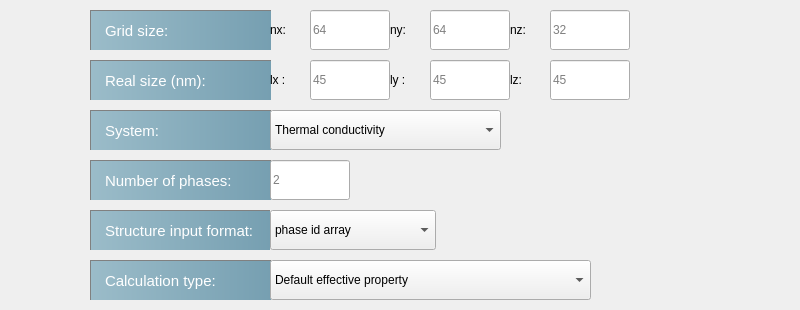
      <widget class="QWidget" name="widget" native="true">
       <property name="geometry">
        <rect>
         <x>1</x>
         <y>4</y>
         <width>800</width>
         <height>310</height>
        </rect>
       </property>
       <property name="minimumSize">
        <size>
         <width>800</width>
         <height>310</height>
        </size>
       </property>
       <property name="maximumSize">
        <size>
         <width>800</width>
         <height>310</height>
        </size>
       </property>
       <widget class="QLineEdit" name="lz_LE">
        <property name="geometry">
         <rect>
          <x>550</x>
          <y>60</y>
          <width>80</width>
          <height>40</height>
         </rect>
        </property>
        <property name="minimumSize">
         <size>
          <width>80</width>
          <height>40</height>
         </size>
        </property>
        <property name="maximumSize">
         <size>
          <width>80</width>
          <height>40</height>
         </size>
        </property>
        <property name="placeholderText">
         <string>45</string>
        </property>
       </widget>
       <widget class="QLabel" name="label_2">
        <property name="geometry">
         <rect>
          <x>90</x>
          <y>10</y>
          <width>181</width>
          <height>40</height>
         </rect>
        </property>
        <property name="minimumSize">
         <size>
          <width>80</width>
          <height>0</height>
         </size>
        </property>
        <property name="font">
         <font>
          <family>Arial</family>
          <pointsize>11</pointsize>
          <weight>50</weight>
          <italic>false</italic>
          <bold>false</bold>
         </font>
        </property>
        <property name="styleSheet">
         <string notr="true">QLabel{
	background-color: qlineargradient(spread:pad, x1:0, y1:0, x2:1, y2:0, stop:0 rgba(155, 188, 201, 255), stop:1 rgba(118, 159, 177, 255))	;
	padding:5px 10px;
	color:white;
border-left: 1px solid gray;
border-top:1px solid gray;
qproperty-alignment: AlignCenter;

width:180px;
height:40px;
}

</string>
        </property>
        <property name="text">
         <string>Grid size: </string>
        </property>
       </widget>
       <widget class="QLabel" name="label_9">
        <property name="geometry">
         <rect>
          <x>270</x>
          <y>10</y>
          <width>40</width>
          <height>40</height>
         </rect>
        </property>
        <property name="minimumSize">
         <size>
          <width>40</width>
          <height>40</height>
         </size>
        </property>
        <property name="maximumSize">
         <size>
          <width>40</width>
          <height>40</height>
         </size>
        </property>
        <property name="toolTip">
         <string>Integer, unit of 1, number of grid points in x</string>
        </property>
        <property name="text">
         <string>nx:</string>
        </property>
       </widget>
       <widget class="QLabel" name="label_10">
        <property name="geometry">
         <rect>
          <x>390</x>
          <y>10</y>
          <width>40</width>
          <height>40</height>
         </rect>
        </property>
        <property name="minimumSize">
         <size>
          <width>40</width>
          <height>40</height>
         </size>
        </property>
        <property name="maximumSize">
         <size>
          <width>40</width>
          <height>40</height>
         </size>
        </property>
        <property name="toolTip">
         <string>Integer, unit of 1, number of grid points in y</string>
        </property>
        <property name="text">
         <string>ny:</string>
        </property>
       </widget>
       <widget class="QLineEdit" name="ny_LE">
        <property name="geometry">
         <rect>
          <x>430</x>
          <y>10</y>
          <width>80</width>
          <height>40</height>
         </rect>
        </property>
        <property name="minimumSize">
         <size>
          <width>80</width>
          <height>40</height>
         </size>
        </property>
        <property name="maximumSize">
         <size>
          <width>80</width>
          <height>40</height>
         </size>
        </property>
        <property name="placeholderText">
         <string>64</string>
        </property>
       </widget>
       <widget class="QLineEdit" name="nx_LE">
        <property name="geometry">
         <rect>
          <x>310</x>
          <y>10</y>
          <width>80</width>
          <height>40</height>
         </rect>
        </property>
        <property name="minimumSize">
         <size>
          <width>80</width>
          <height>40</height>
         </size>
        </property>
        <property name="maximumSize">
         <size>
          <width>80</width>
          <height>40</height>
         </size>
        </property>
        <property name="placeholderText">
         <string>64</string>
        </property>
       </widget>
       <widget class="QLineEdit" name="nz_LE">
        <property name="geometry">
         <rect>
          <x>550</x>
          <y>10</y>
          <width>80</width>
          <height>40</height>
         </rect>
        </property>
        <property name="minimumSize">
         <size>
          <width>80</width>
          <height>40</height>
         </size>
        </property>
        <property name="maximumSize">
         <size>
          <width>80</width>
          <height>40</height>
         </size>
        </property>
        <property name="placeholderText">
         <string>32</string>
        </property>
       </widget>
       <widget class="QLabel" name="label_11">
        <property name="geometry">
         <rect>
          <x>510</x>
          <y>10</y>
          <width>40</width>
          <height>40</height>
         </rect>
        </property>
        <property name="minimumSize">
         <size>
          <width>40</width>
          <height>40</height>
         </size>
        </property>
        <property name="maximumSize">
         <size>
          <width>40</width>
          <height>40</height>
         </size>
        </property>
        <property name="toolTip">
         <string>Integer, unit of 1, number of grid points in z</string>
        </property>
        <property name="text">
         <string>nz:</string>
        </property>
       </widget>
       <widget class="QLabel" name="label_3">
        <property name="geometry">
         <rect>
          <x>90</x>
          <y>60</y>
          <width>181</width>
          <height>40</height>
         </rect>
        </property>
        <property name="font">
         <font>
          <family>Arial</family>
          <pointsize>11</pointsize>
          <weight>50</weight>
          <italic>false</italic>
          <bold>false</bold>
         </font>
        </property>
        <property name="styleSheet">
         <string notr="true">QLabel{
	background-color: qlineargradient(spread:pad, x1:0, y1:0, x2:1, y2:0, stop:0 rgba(155, 188, 201, 255), stop:1 rgba(118, 159, 177, 255))	;
	padding:5px 10px;
	color:white;
border-left: 1px solid gray;
border-top:1px solid gray;
qproperty-alignment: AlignCenter;

width:180px;
height:40px;
}

</string>
        </property>
        <property name="text">
         <string>Real size (nm):</string>
        </property>
       </widget>
       <widget class="QLineEdit" name="lx_LE">
        <property name="geometry">
         <rect>
          <x>310</x>
          <y>60</y>
          <width>80</width>
          <height>40</height>
         </rect>
        </property>
        <property name="minimumSize">
         <size>
          <width>80</width>
          <height>40</height>
         </size>
        </property>
        <property name="maximumSize">
         <size>
          <width>80</width>
          <height>40</height>
         </size>
        </property>
        <property name="placeholderText">
         <string>45</string>
        </property>
       </widget>
       <widget class="QLabel" name="label_17">
        <property name="geometry">
         <rect>
          <x>270</x>
          <y>60</y>
          <width>40</width>
          <height>40</height>
         </rect>
        </property>
        <property name="minimumSize">
         <size>
          <width>40</width>
          <height>40</height>
         </size>
        </property>
        <property name="maximumSize">
         <size>
          <width>40</width>
          <height>40</height>
         </size>
        </property>
        <property name="toolTip">
         <string>float number, unit of nm</string>
        </property>
        <property name="text">
         <string>lx :</string>
        </property>
       </widget>
       <widget class="QLabel" name="label_18">
        <property name="geometry">
         <rect>
          <x>390</x>
          <y>60</y>
          <width>40</width>
          <height>40</height>
         </rect>
        </property>
        <property name="minimumSize">
         <size>
          <width>40</width>
          <height>40</height>
         </size>
        </property>
        <property name="maximumSize">
         <size>
          <width>40</width>
          <height>40</height>
         </size>
        </property>
        <property name="toolTip">
         <string>float number, unit of nm</string>
        </property>
        <property name="text">
         <string>ly :</string>
        </property>
       </widget>
       <widget class="QLineEdit" name="ly_LE">
        <property name="geometry">
         <rect>
          <x>430</x>
          <y>60</y>
          <width>80</width>
          <height>40</height>
         </rect>
        </property>
        <property name="minimumSize">
         <size>
          <width>80</width>
          <height>40</height>
         </size>
        </property>
        <property name="maximumSize">
         <size>
          <width>80</width>
          <height>40</height>
         </size>
        </property>
        <property name="placeholderText">
         <string>45</string>
        </property>
       </widget>
       <widget class="QLabel" name="label_19">
        <property name="geometry">
         <rect>
          <x>510</x>
          <y>60</y>
          <width>40</width>
          <height>40</height>
         </rect>
        </property>
        <property name="minimumSize">
         <size>
          <width>40</width>
          <height>40</height>
         </size>
        </property>
        <property name="maximumSize">
         <size>
          <width>40</width>
          <height>40</height>
         </size>
        </property>
        <property name="toolTip">
         <string>float number, unit of nm</string>
        </property>
        <property name="text">
         <string>lz:</string>
        </property>
       </widget>
       <widget class="QLabel" name="label_4">
        <property name="geometry">
         <rect>
          <x>90</x>
          <y>110</y>
          <width>181</width>
          <height>40</height>
         </rect>
        </property>
        <property name="font">
         <font>
          <family>Arial</family>
          <pointsize>11</pointsize>
          <weight>50</weight>
          <italic>false</italic>
          <bold>false</bold>
         </font>
        </property>
        <property name="styleSheet">
         <string notr="true">QLabel{
	background-color: qlineargradient(spread:pad, x1:0, y1:0, x2:1, y2:0, stop:0 rgba(155, 188, 201, 255), stop:1 rgba(118, 159, 177, 255))	;
	padding:5px 10px;
	color:white;
border-left: 1px solid gray;
border-top:1px solid gray;
qproperty-alignment: AlignCenter;

width:180px;
height:40px;
}

</string>
        </property>
        <property name="text">
         <string>System:</string>
        </property>
       </widget>
       <widget class="QComboBox" name="systemCombo">
        <property name="geometry">
         <rect>
          <x>270</x>
          <y>110</y>
          <width>231</width>
          <height>40</height>
         </rect>
        </property>
        <property name="maximumSize">
         <size>
          <width>250</width>
          <height>16777215</height>
         </size>
        </property>
        <property name="currentIndex">
         <number>7</number>
        </property>
        <item>
         <property name="text">
          <string>Elastic</string>
         </property>
        </item>
        <item>
         <property name="text">
          <string>Dielectric</string>
         </property>
        </item>
        <item>
         <property name="text">
          <string>Piezoelectric</string>
         </property>
        </item>
        <item>
         <property name="text">
          <string>Magnetic</string>
         </property>
        </item>
        <item>
         <property name="text">
          <string>Piezomagnetic</string>
         </property>
        </item>
        <item>
         <property name="text">
          <string>Magnetoelectric</string>
         </property>
        </item>
        <item>
         <property name="text">
          <string>Diffusivity</string>
         </property>
        </item>
        <item>
         <property name="text">
          <string>Thermal conductivity</string>
         </property>
        </item>
       </widget>
       <widget class="QLabel" name="label_12">
        <property name="geometry">
         <rect>
          <x>90</x>
          <y>160</y>
          <width>181</width>
          <height>40</height>
         </rect>
        </property>
        <property name="font">
         <font>
          <family>Arial</family>
          <pointsize>11</pointsize>
          <weight>50</weight>
          <italic>false</italic>
          <bold>false</bold>
         </font>
        </property>
        <property name="styleSheet">
         <string notr="true">QLabel{
	background-color: qlineargradient(spread:pad, x1:0, y1:0, x2:1, y2:0, stop:0 rgba(155, 188, 201, 255), stop:1 rgba(118, 159, 177, 255))	;
	padding:5px 10px;
	color:white;
border-left: 1px solid gray;
border-top:1px solid gray;
qproperty-alignment: AlignCenter;

width:180px;
height:40px;
}

</string>
        </property>
        <property name="text">
         <string>Number of phases:</string>
        </property>
       </widget>
       <widget class="QLabel" name="label_14">
        <property name="geometry">
         <rect>
          <x>90</x>
          <y>210</y>
          <width>180</width>
          <height>40</height>
         </rect>
        </property>
        <property name="minimumSize">
         <size>
          <width>180</width>
          <height>40</height>
         </size>
        </property>
        <property name="maximumSize">
         <size>
          <width>180</width>
          <height>40</height>
         </size>
        </property>
        <property name="font">
         <font>
          <family>Arial</family>
          <pointsize>11</pointsize>
          <weight>50</weight>
          <italic>false</italic>
          <bold>false</bold>
         </font>
        </property>
        <property name="styleSheet">
         <string notr="true">QLabel{
	background-color: qlineargradient(spread:pad, x1:0, y1:0, x2:1, y2:0, stop:0 rgba(155, 188, 201, 255), stop:1 rgba(118, 159, 177, 255))	;
	padding:5px 10px;
	color:white;
border-left: 1px solid gray;
border-top:1px solid gray;
qproperty-alignment: AlignCenter;

width:180px;
height:40px;
}

</string>
        </property>
        <property name="text">
         <string>Structure input format:</string>
        </property>
       </widget>
       <widget class="QLineEdit" name="numberofPhase_LE">
        <property name="geometry">
         <rect>
          <x>270</x>
          <y>160</y>
          <width>80</width>
          <height>40</height>
         </rect>
        </property>
        <property name="minimumSize">
         <size>
          <width>80</width>
          <height>40</height>
         </size>
        </property>
        <property name="maximumSize">
         <size>
          <width>60</width>
          <height>40</height>
         </size>
        </property>
        <property name="placeholderText">
         <string>2</string>
        </property>
       </widget>
       <widget class="QComboBox" name="strucInputCombo">
        <property name="geometry">
         <rect>
          <x>270</x>
          <y>210</y>
          <width>166</width>
          <height>40</height>
         </rect>
        </property>
        <property name="maximumSize">
         <size>
          <width>250</width>
          <height>16777215</height>
         </size>
        </property>
        <property name="currentIndex">
         <number>1</number>
        </property>
        <item>
         <property name="text">
          <string>Order parameter array</string>
         </property>
        </item>
        <item>
         <property name="text">
          <string>phase id array</string>
         </property>
        </item>
       </widget>
       <widget class="QLabel" name="label_5">
        <property name="geometry">
         <rect>
          <x>90</x>
          <y>260</y>
          <width>181</width>
          <height>40</height>
         </rect>
        </property>
        <property name="font">
         <font>
          <family>Arial</family>
          <pointsize>11</pointsize>
          <weight>50</weight>
          <italic>false</italic>
          <bold>false</bold>
         </font>
        </property>
        <property name="styleSheet">
         <string notr="true">QLabel{
	background-color: qlineargradient(spread:pad, x1:0, y1:0, x2:1, y2:0, stop:0 rgba(155, 188, 201, 255), stop:1 rgba(118, 159, 177, 255))	;
	padding:5px 10px;
	color:white;
border-left: 1px solid gray;
border-top:1px solid gray;
qproperty-alignment: AlignCenter;

width:180px;
height:40px;
}

</string>
        </property>
        <property name="text">
         <string>Calculation type:</string>
        </property>
       </widget>
       <widget class="QComboBox" name="choiceCalcTypecombo">
        <property name="geometry">
         <rect>
          <x>270</x>
          <y>260</y>
          <width>321</width>
          <height>40</height>
         </rect>
        </property>
        <item>
         <property name="text">
          <string>Default effective property</string>
         </property>
        </item>
        <item>
         <property name="text">
          <string>Property + response to external field</string>
         </property>
        </item>
       </widget>
      </widget>
